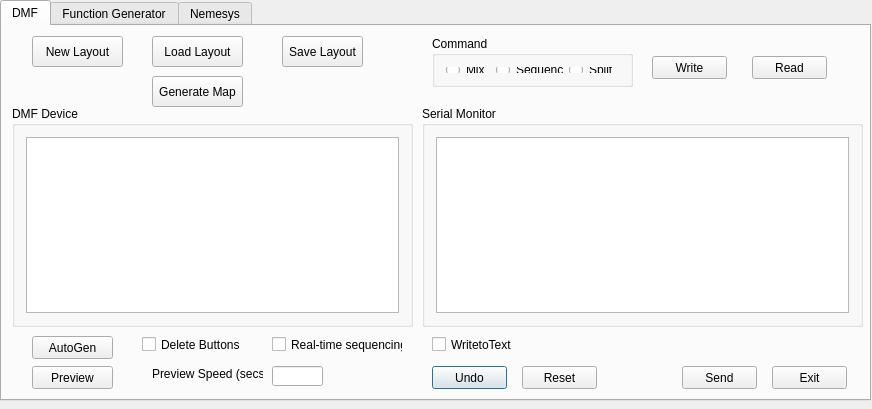
<?xml version="1.0" encoding="UTF-8"?>
<ui version="4.0">
 <class>DMFgui</class>
 <widget class="QDialog" name="DMFgui">
  <property name="geometry">
   <rect>
    <x>0</x>
    <y>0</y>
    <width>872</width>
    <height>409</height>
   </rect>
  </property>
  <property name="windowTitle">
   <string>DMFgui</string>
  </property>
  <widget class="QTabWidget" name="tabs">
   <property name="geometry">
    <rect>
     <x>0</x>
     <y>0</y>
     <width>871</width>
     <height>401</height>
    </rect>
   </property>
   <property name="currentIndex">
    <number>0</number>
   </property>
   <property name="tabBarAutoHide">
    <bool>false</bool>
   </property>
   <widget class="QWidget" name="tab">
    <attribute name="title">
     <string>DMF</string>
    </attribute>
    <widget class="QGroupBox" name="commandGroup">
     <property name="geometry">
      <rect>
       <x>430</x>
       <y>10</y>
       <width>201</width>
       <height>51</height>
      </rect>
     </property>
     <property name="title">
      <string>Command</string>
     </property>
     <layout class="QHBoxLayout" name="horizontalLayout">
      <item>
       <widget class="QRadioButton" name="mixButton">
        <property name="text">
         <string>Mix</string>
        </property>
       </widget>
      </item>
      <item>
       <widget class="QRadioButton" name="sequenceButton">
        <property name="text">
         <string>Sequence</string>
        </property>
       </widget>
      </item>
      <item>
       <widget class="QRadioButton" name="splitButton">
        <property name="text">
         <string>Split</string>
        </property>
       </widget>
      </item>
     </layout>
    </widget>
    <widget class="QGroupBox" name="SerialMonitorGroup">
     <property name="geometry">
      <rect>
       <x>420</x>
       <y>80</y>
       <width>441</width>
       <height>221</height>
      </rect>
     </property>
     <property name="title">
      <string>Serial Monitor</string>
     </property>
     <layout class="QHBoxLayout" name="horizontalLayout_2">
      <item>
       <widget class="QTextEdit" name="textEdit"/>
      </item>
     </layout>
    </widget>
    <widget class="QPushButton" name="UndoButton">
     <property name="geometry">
      <rect>
       <x>430</x>
       <y>340</y>
       <width>75</width>
       <height>23</height>
      </rect>
     </property>
     <property name="text">
      <string>Undo</string>
     </property>
    </widget>
    <widget class="QPushButton" name="resetButton">
     <property name="geometry">
      <rect>
       <x>520</x>
       <y>340</y>
       <width>75</width>
       <height>23</height>
      </rect>
     </property>
     <property name="text">
      <string>Reset</string>
     </property>
    </widget>
    <widget class="QPushButton" name="exitButton">
     <property name="geometry">
      <rect>
       <x>770</x>
       <y>340</y>
       <width>75</width>
       <height>23</height>
      </rect>
     </property>
     <property name="text">
      <string>Exit</string>
     </property>
    </widget>
    <widget class="QPushButton" name="sendButton">
     <property name="geometry">
      <rect>
       <x>680</x>
       <y>340</y>
       <width>75</width>
       <height>23</height>
      </rect>
     </property>
     <property name="text">
      <string>Send</string>
     </property>
    </widget>
    <widget class="QGroupBox" name="groupBox">
     <property name="geometry">
      <rect>
       <x>10</x>
       <y>80</y>
       <width>401</width>
       <height>221</height>
      </rect>
     </property>
     <property name="title">
      <string>DMF Device</string>
     </property>
     <layout class="QVBoxLayout" name="verticalLayout">
      <item>
       <widget class="QGraphicsView" name="graphicsView"/>
      </item>
     </layout>
    </widget>
    <widget class="QPushButton" name="enterButton">
     <property name="geometry">
      <rect>
       <x>150</x>
       <y>50</y>
       <width>91</width>
       <height>31</height>
      </rect>
     </property>
     <property name="text">
      <string>Generate Map</string>
     </property>
    </widget>
    <widget class="QPushButton" name="autogen_Button">
     <property name="geometry">
      <rect>
       <x>30</x>
       <y>310</y>
       <width>81</width>
       <height>23</height>
      </rect>
     </property>
     <property name="text">
      <string>AutoGen</string>
     </property>
    </widget>
    <widget class="QPushButton" name="writeButton">
     <property name="geometry">
      <rect>
       <x>650</x>
       <y>30</y>
       <width>75</width>
       <height>23</height>
      </rect>
     </property>
     <property name="text">
      <string>Write</string>
     </property>
    </widget>
    <widget class="QPushButton" name="ReadButton">
     <property name="geometry">
      <rect>
       <x>750</x>
       <y>30</y>
       <width>75</width>
       <height>23</height>
      </rect>
     </property>
     <property name="text">
      <string>Read</string>
     </property>
    </widget>
    <widget class="QCheckBox" name="WritetoTextBox">
     <property name="geometry">
      <rect>
       <x>430</x>
       <y>310</y>
       <width>81</width>
       <height>17</height>
      </rect>
     </property>
     <property name="text">
      <string>WritetoText</string>
     </property>
    </widget>
    <widget class="QLineEdit" name="PreviewSpeedEdit">
     <property name="geometry">
      <rect>
       <x>270</x>
       <y>340</y>
       <width>51</width>
       <height>20</height>
      </rect>
     </property>
    </widget>
    <widget class="QLabel" name="Preview">
     <property name="geometry">
      <rect>
       <x>150</x>
       <y>340</y>
       <width>111</width>
       <height>16</height>
      </rect>
     </property>
     <property name="text">
      <string>Preview Speed (secs):</string>
     </property>
    </widget>
    <widget class="QPushButton" name="PreviewButton">
     <property name="geometry">
      <rect>
       <x>30</x>
       <y>340</y>
       <width>81</width>
       <height>23</height>
      </rect>
     </property>
     <property name="text">
      <string>Preview</string>
     </property>
    </widget>
    <widget class="QCheckBox" name="realTimeBox">
     <property name="geometry">
      <rect>
       <x>270</x>
       <y>310</y>
       <width>131</width>
       <height>17</height>
      </rect>
     </property>
     <property name="text">
      <string>Real-time sequencing</string>
     </property>
    </widget>
    <widget class="QPushButton" name="newLayoutButton">
     <property name="geometry">
      <rect>
       <x>30</x>
       <y>10</y>
       <width>91</width>
       <height>31</height>
      </rect>
     </property>
     <property name="text">
      <string>New Layout</string>
     </property>
    </widget>
    <widget class="QPushButton" name="loadLayoutButton">
     <property name="geometry">
      <rect>
       <x>150</x>
       <y>10</y>
       <width>91</width>
       <height>31</height>
      </rect>
     </property>
     <property name="text">
      <string>Load Layout</string>
     </property>
    </widget>
    <widget class="QPushButton" name="saveLayoutButton">
     <property name="geometry">
      <rect>
       <x>280</x>
       <y>10</y>
       <width>81</width>
       <height>31</height>
      </rect>
     </property>
     <property name="text">
      <string>Save Layout</string>
     </property>
    </widget>
    <widget class="QCheckBox" name="DeleteBox">
     <property name="geometry">
      <rect>
       <x>140</x>
       <y>310</y>
       <width>101</width>
       <height>17</height>
      </rect>
     </property>
     <property name="text">
      <string>Delete Buttons</string>
     </property>
    </widget>
   </widget>
   <widget class="QWidget" name="tab_2">
    <attribute name="title">
     <string>Function Generator</string>
    </attribute>
    <widget class="QPushButton" name="Voltage_SendButton">
     <property name="geometry">
      <rect>
       <x>230</x>
       <y>30</y>
       <width>75</width>
       <height>23</height>
      </rect>
     </property>
     <property name="text">
      <string>Send</string>
     </property>
    </widget>
    <widget class="QLineEdit" name="lineEdit">
     <property name="geometry">
      <rect>
       <x>100</x>
       <y>30</y>
       <width>121</width>
       <height>21</height>
      </rect>
     </property>
     <property name="text">
      <string/>
     </property>
    </widget>
    <widget class="QLabel" name="label">
     <property name="geometry">
      <rect>
       <x>30</x>
       <y>30</y>
       <width>121</width>
       <height>21</height>
      </rect>
     </property>
     <property name="text">
      <string>Set Voltage:</string>
     </property>
    </widget>
   </widget>
   <widget class="QWidget" name="tab_3">
    <attribute name="title">
     <string>Nemesys</string>
    </attribute>
    <widget class="QComboBox" name="unitsComboBox">
     <property name="geometry">
      <rect>
       <x>120</x>
       <y>50</y>
       <width>71</width>
       <height>20</height>
      </rect>
     </property>
    </widget>
    <widget class="QLabel" name="label_7">
     <property name="geometry">
      <rect>
       <x>30</x>
       <y>50</y>
       <width>71</width>
       <height>16</height>
      </rect>
     </property>
     <property name="text">
      <string>Volume Units:</string>
     </property>
    </widget>
    <widget class="QPushButton" name="doseButton">
     <property name="geometry">
      <rect>
       <x>10</x>
       <y>230</y>
       <width>51</width>
       <height>23</height>
      </rect>
     </property>
     <property name="text">
      <string>Dose</string>
     </property>
    </widget>
    <widget class="QGroupBox" name="groupBox_2">
     <property name="geometry">
      <rect>
       <x>30</x>
       <y>120</y>
       <width>171</width>
       <height>91</height>
      </rect>
     </property>
     <property name="title">
      <string>Target Values</string>
     </property>
     <widget class="QRadioButton" name="targetVolume">
      <property name="geometry">
       <rect>
        <x>10</x>
        <y>20</y>
        <width>21</width>
        <height>17</height>
       </rect>
      </property>
      <property name="text">
       <string/>
      </property>
     </widget>
     <widget class="QLabel" name="label_5">
      <property name="geometry">
       <rect>
        <x>100</x>
        <y>20</y>
        <width>47</width>
        <height>13</height>
       </rect>
      </property>
      <property name="text">
       <string>Volume</string>
      </property>
     </widget>
     <widget class="QRadioButton" name="targetFlow">
      <property name="geometry">
       <rect>
        <x>10</x>
        <y>50</y>
        <width>21</width>
        <height>17</height>
       </rect>
      </property>
      <property name="text">
       <string/>
      </property>
     </widget>
     <widget class="QLabel" name="label_6">
      <property name="geometry">
       <rect>
        <x>100</x>
        <y>50</y>
        <width>47</width>
        <height>13</height>
       </rect>
      </property>
      <property name="text">
       <string>Flow rate</string>
      </property>
     </widget>
     <widget class="QLineEdit" name="targetVolumeEdit">
      <property name="geometry">
       <rect>
        <x>30</x>
        <y>20</y>
        <width>61</width>
        <height>20</height>
       </rect>
      </property>
     </widget>
     <widget class="QLineEdit" name="targetFlowRateEdit">
      <property name="geometry">
       <rect>
        <x>30</x>
        <y>50</y>
        <width>61</width>
        <height>20</height>
       </rect>
      </property>
     </widget>
    </widget>
    <widget class="QPushButton" name="refillButton">
     <property name="geometry">
      <rect>
       <x>80</x>
       <y>230</y>
       <width>61</width>
       <height>23</height>
      </rect>
     </property>
     <property name="text">
      <string>Refill</string>
     </property>
    </widget>
    <widget class="QPushButton" name="emptyButton">
     <property name="geometry">
      <rect>
       <x>160</x>
       <y>230</y>
       <width>61</width>
       <height>23</height>
      </rect>
     </property>
     <property name="text">
      <string>Empty</string>
     </property>
    </widget>
    <widget class="QGroupBox" name="groupBox_3">
     <property name="geometry">
      <rect>
       <x>270</x>
       <y>60</y>
       <width>151</width>
       <height>121</height>
      </rect>
     </property>
     <property name="title">
      <string>Current Values Dosing Unit 1</string>
     </property>
     <widget class="QLabel" name="label_4">
      <property name="geometry">
       <rect>
        <x>20</x>
        <y>20</y>
        <width>47</width>
        <height>13</height>
       </rect>
      </property>
      <property name="text">
       <string>Volume:</string>
      </property>
     </widget>
     <widget class="QLabel" name="label_8">
      <property name="geometry">
       <rect>
        <x>20</x>
        <y>50</y>
        <width>51</width>
        <height>16</height>
       </rect>
      </property>
      <property name="text">
       <string>Flow rate:</string>
      </property>
     </widget>
     <widget class="QLabel" name="label_9">
      <property name="geometry">
       <rect>
        <x>20</x>
        <y>80</y>
        <width>71</width>
        <height>16</height>
       </rect>
      </property>
      <property name="text">
       <string>Syringe Level:</string>
      </property>
     </widget>
     <widget class="QLineEdit" name="lineEdit_2">
      <property name="geometry">
       <rect>
        <x>70</x>
        <y>20</y>
        <width>71</width>
        <height>20</height>
       </rect>
      </property>
     </widget>
     <widget class="QLineEdit" name="TargetMonitorFlowRate_1">
      <property name="geometry">
       <rect>
        <x>80</x>
        <y>50</y>
        <width>61</width>
        <height>20</height>
       </rect>
      </property>
     </widget>
     <widget class="QLineEdit" name="TargetMonitorSyringeLevel_1">
      <property name="geometry">
       <rect>
        <x>90</x>
        <y>80</y>
        <width>51</width>
        <height>20</height>
       </rect>
      </property>
     </widget>
    </widget>
    <widget class="QPushButton" name="OpenButton">
     <property name="geometry">
      <rect>
       <x>290</x>
       <y>2</y>
       <width>101</width>
       <height>41</height>
      </rect>
     </property>
     <property name="text">
      <string>Open NemeSYS</string>
     </property>
    </widget>
    <widget class="QPushButton" name="CloseButton">
     <property name="geometry">
      <rect>
       <x>410</x>
       <y>2</y>
       <width>101</width>
       <height>41</height>
      </rect>
     </property>
     <property name="text">
      <string>Close NemeSYS</string>
     </property>
    </widget>
    <widget class="QLabel" name="label_10">
     <property name="geometry">
      <rect>
       <x>30</x>
       <y>80</y>
       <width>81</width>
       <height>16</height>
      </rect>
     </property>
     <property name="text">
      <string>Flow rate Units:</string>
     </property>
    </widget>
    <widget class="QComboBox" name="funitscomboBox">
     <property name="geometry">
      <rect>
       <x>120</x>
       <y>80</y>
       <width>69</width>
       <height>21</height>
      </rect>
     </property>
    </widget>
    <widget class="QLabel" name="label_11">
     <property name="geometry">
      <rect>
       <x>30</x>
       <y>20</y>
       <width>71</width>
       <height>16</height>
      </rect>
     </property>
     <property name="text">
      <string>Dosing Units:</string>
     </property>
    </widget>
    <widget class="QComboBox" name="dosingUnitscomboBox">
     <property name="geometry">
      <rect>
       <x>120</x>
       <y>20</y>
       <width>71</width>
       <height>20</height>
      </rect>
     </property>
    </widget>
    <widget class="QPushButton" name="CalibrateButton">
     <property name="geometry">
      <rect>
       <x>130</x>
       <y>260</y>
       <width>71</width>
       <height>31</height>
      </rect>
     </property>
     <property name="text">
      <string>Calibrate</string>
     </property>
    </widget>
    <widget class="QPushButton" name="StopButton">
     <property name="geometry">
      <rect>
       <x>30</x>
       <y>260</y>
       <width>71</width>
       <height>31</height>
      </rect>
     </property>
     <property name="text">
      <string>Stop</string>
     </property>
    </widget>
    <widget class="QRadioButton" name="MButton1">
     <property name="enabled">
      <bool>false</bool>
     </property>
     <property name="geometry">
      <rect>
       <x>290</x>
       <y>210</y>
       <width>71</width>
       <height>31</height>
      </rect>
     </property>
     <property name="text">
      <string>MButton</string>
     </property>
    </widget>
    <widget class="QCheckBox" name="MonitorBox1">
     <property name="geometry">
      <rect>
       <x>290</x>
       <y>190</y>
       <width>91</width>
       <height>17</height>
      </rect>
     </property>
     <property name="text">
      <string>Monitor Unit 1</string>
     </property>
    </widget>
    <widget class="QLineEdit" name="targetRefreshRateEdit">
     <property name="geometry">
      <rect>
       <x>430</x>
       <y>270</y>
       <width>81</width>
       <height>20</height>
      </rect>
     </property>
    </widget>
    <widget class="QLabel" name="label_12">
     <property name="geometry">
      <rect>
       <x>320</x>
       <y>270</y>
       <width>101</width>
       <height>16</height>
      </rect>
     </property>
     <property name="text">
      <string>Refresh Rate (ms):</string>
     </property>
    </widget>
    <widget class="QGroupBox" name="groupBox_4">
     <property name="geometry">
      <rect>
       <x>430</x>
       <y>60</y>
       <width>151</width>
       <height>121</height>
      </rect>
     </property>
     <property name="title">
      <string>Current Values Dosing Unit 2</string>
     </property>
     <widget class="QLabel" name="label_16">
      <property name="geometry">
       <rect>
        <x>20</x>
        <y>20</y>
        <width>47</width>
        <height>13</height>
       </rect>
      </property>
      <property name="text">
       <string>Volume:</string>
      </property>
     </widget>
     <widget class="QLabel" name="label_17">
      <property name="geometry">
       <rect>
        <x>20</x>
        <y>50</y>
        <width>51</width>
        <height>16</height>
       </rect>
      </property>
      <property name="text">
       <string>Flow rate:</string>
      </property>
     </widget>
     <widget class="QLabel" name="label_18">
      <property name="geometry">
       <rect>
        <x>20</x>
        <y>80</y>
        <width>71</width>
        <height>16</height>
       </rect>
      </property>
      <property name="text">
       <string>Syringe Level:</string>
      </property>
     </widget>
     <widget class="QLineEdit" name="lineEdit_4">
      <property name="geometry">
       <rect>
        <x>70</x>
        <y>20</y>
        <width>71</width>
        <height>20</height>
       </rect>
      </property>
     </widget>
     <widget class="QLineEdit" name="TargetMonitorFlowRate_2">
      <property name="geometry">
       <rect>
        <x>80</x>
        <y>50</y>
        <width>61</width>
        <height>20</height>
       </rect>
      </property>
     </widget>
     <widget class="QLineEdit" name="TargetMonitorSyringeLevel_2">
      <property name="geometry">
       <rect>
        <x>90</x>
        <y>80</y>
        <width>51</width>
        <height>20</height>
       </rect>
      </property>
     </widget>
    </widget>
    <widget class="QGroupBox" name="groupBox_5">
     <property name="geometry">
      <rect>
       <x>590</x>
       <y>60</y>
       <width>151</width>
       <height>121</height>
      </rect>
     </property>
     <property name="title">
      <string>Current Values Dosing Unit 3</string>
     </property>
     <widget class="QLabel" name="label_22">
      <property name="geometry">
       <rect>
        <x>20</x>
        <y>20</y>
        <width>47</width>
        <height>13</height>
       </rect>
      </property>
      <property name="text">
       <string>Volume:</string>
      </property>
     </widget>
     <widget class="QLabel" name="label_23">
      <property name="geometry">
       <rect>
        <x>20</x>
        <y>50</y>
        <width>51</width>
        <height>16</height>
       </rect>
      </property>
      <property name="text">
       <string>Flow rate:</string>
      </property>
     </widget>
     <widget class="QLabel" name="label_24">
      <property name="geometry">
       <rect>
        <x>20</x>
        <y>80</y>
        <width>71</width>
        <height>16</height>
       </rect>
      </property>
      <property name="text">
       <string>Syringe Level:</string>
      </property>
     </widget>
     <widget class="QLineEdit" name="lineEdit_6">
      <property name="geometry">
       <rect>
        <x>70</x>
        <y>20</y>
        <width>71</width>
        <height>20</height>
       </rect>
      </property>
     </widget>
     <widget class="QLineEdit" name="TargetMonitorFlowRate_3">
      <property name="geometry">
       <rect>
        <x>80</x>
        <y>50</y>
        <width>61</width>
        <height>20</height>
       </rect>
      </property>
     </widget>
     <widget class="QLineEdit" name="TargetMonitorSyringeLevel_3">
      <property name="geometry">
       <rect>
        <x>90</x>
        <y>80</y>
        <width>51</width>
        <height>20</height>
       </rect>
      </property>
     </widget>
    </widget>
    <widget class="QRadioButton" name="MButton2">
     <property name="enabled">
      <bool>false</bool>
     </property>
     <property name="geometry">
      <rect>
       <x>470</x>
       <y>210</y>
       <width>71</width>
       <height>31</height>
      </rect>
     </property>
     <property name="text">
      <string>MButton</string>
     </property>
    </widget>
    <widget class="QCheckBox" name="MonitorBox2">
     <property name="geometry">
      <rect>
       <x>470</x>
       <y>190</y>
       <width>91</width>
       <height>17</height>
      </rect>
     </property>
     <property name="text">
      <string>Monitor Unit 2</string>
     </property>
    </widget>
    <widget class="QRadioButton" name="MButton3">
     <property name="enabled">
      <bool>false</bool>
     </property>
     <property name="geometry">
      <rect>
       <x>640</x>
       <y>210</y>
       <width>71</width>
       <height>31</height>
      </rect>
     </property>
     <property name="text">
      <string>MButton</string>
     </property>
    </widget>
    <widget class="QCheckBox" name="MonitorBox3">
     <property name="geometry">
      <rect>
       <x>640</x>
       <y>190</y>
       <width>91</width>
       <height>17</height>
      </rect>
     </property>
     <property name="text">
      <string>Monitor Unit 3</string>
     </property>
    </widget>
    <zorder>MButton1</zorder>
    <zorder>label_7</zorder>
    <zorder>groupBox_3</zorder>
    <zorder>OpenButton</zorder>
    <zorder>CloseButton</zorder>
    <zorder>label_10</zorder>
    <zorder>label_11</zorder>
    <zorder>dosingUnitscomboBox</zorder>
    <zorder>CalibrateButton</zorder>
    <zorder>MonitorBox1</zorder>
    <zorder>targetRefreshRateEdit</zorder>
    <zorder>label_12</zorder>
    <zorder>groupBox_4</zorder>
    <zorder>groupBox_5</zorder>
    <zorder>MButton2</zorder>
    <zorder>MonitorBox2</zorder>
    <zorder>MButton3</zorder>
    <zorder>MonitorBox3</zorder>
    <zorder>groupBox_2</zorder>
    <zorder>funitscomboBox</zorder>
    <zorder>refillButton</zorder>
    <zorder>StopButton</zorder>
    <zorder>emptyButton</zorder>
    <zorder>unitsComboBox</zorder>
    <zorder>doseButton</zorder>
   </widget>
  </widget>
 </widget>
 <layoutdefault spacing="6" margin="11"/>
 <resources/>
 <connections/>
</ui>
